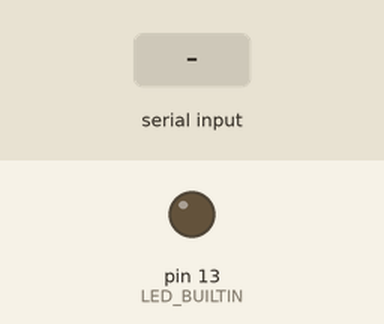
Bench run of a sketch on a simulated Arduino Uno, built with avr-gcc and run on an emulated ATmega328P. On the bench: output pins drawn as LEDs (lit = HIGH). The inputs (shaded band) are chosen by the test bench. What the sketch prints to the serial monitor is not drawn.

Above: at 1.2 s.
1.3 s: "1" received over Serial
Timing chart, 0 to 4.3 s (numbered marks = the images above; inputs shaded):
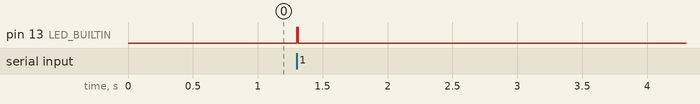

Measured:
- after the input at 1.3 s, pin 13 (LED_BUILTIN): LOW → HIGH at once, → LOW 0.01 s later

The sketch:

sketch_dec02a.ino
```cpp
char r;
void setup() {
  // put your setup code here, to run once:
  Serial.begin(9600);
  pinMode(LED_BUILTIN,OUTPUT);
}

void loop() {
  // put your main code here, to run repeatedly:
  r=Serial.read();
  //Serial.println(r);
  if(r=='1')
  {
    digitalWrite(LED_BUILTIN,HIGH);
    Serial.println("on");
    r=' ';
    delay(10);
  }
  else
  {
    digitalWrite(LED_BUILTIN,LOW);
  }

}
```
